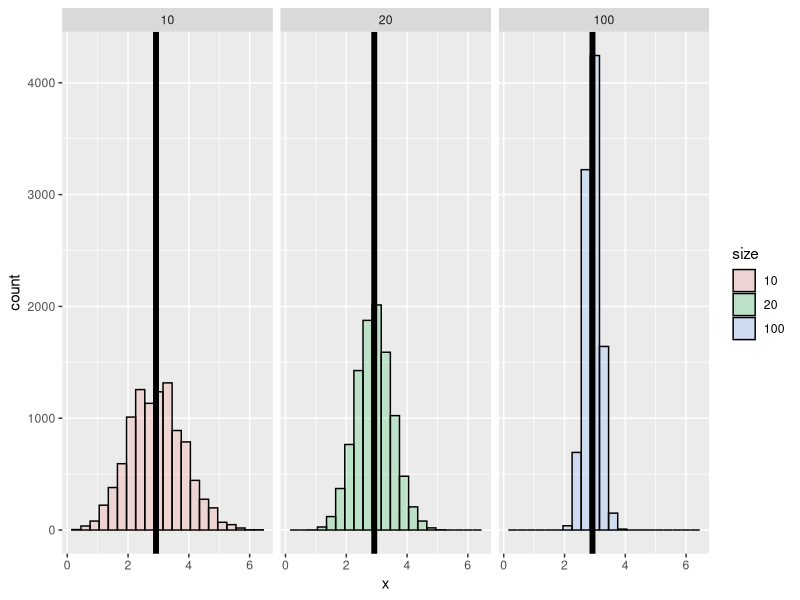

Source code (R):
library(ggplot2)
nsim <- 10000; 
dat <- data.frame(
  x = c(apply(matrix(sample(1 : 6, nsim * 10, replace = TRUE), 
                     nsim), 1, var),
        apply(matrix(sample(1 : 6, nsim * 20, replace = TRUE), 
                     nsim), 1, var),
        apply(matrix(sample(1 : 6, nsim * 100, replace = TRUE), 
                     nsim), 1, var)
        ),
  size = factor(rep(c(10, 20, 100), rep(nsim, 3))))
g <- ggplot(dat, aes(x = x, fill = size)) + geom_histogram(alpha = .20, binwidth=.3, colour = "black") 
g <- g + geom_vline(xintercept = 2.92, size = 2)
g + facet_grid(. ~ size)